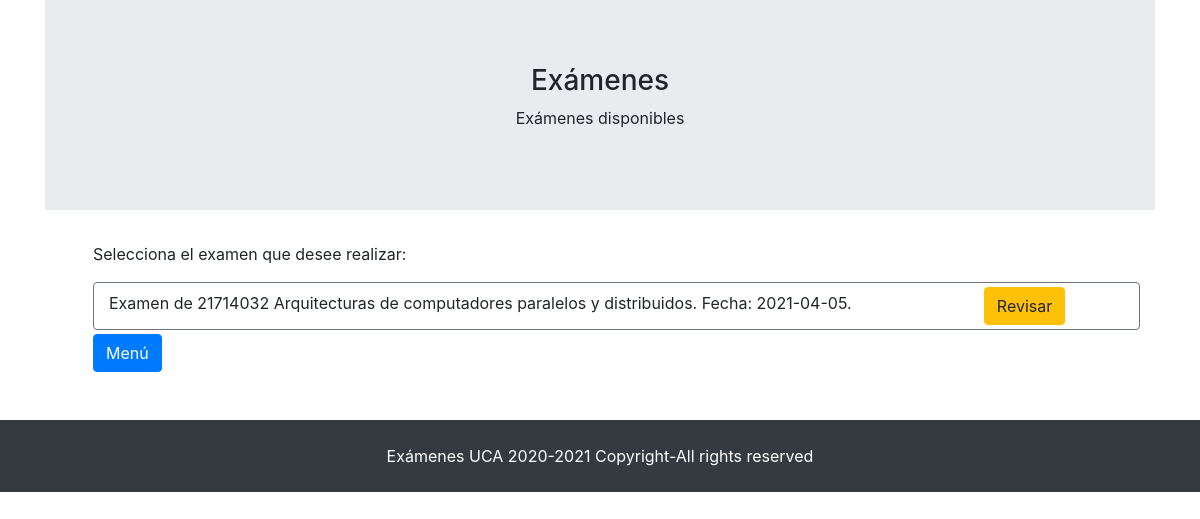
The page /Examen_estudiante.php (signed in) on the database its author committed.
### tables this page shows
CREATE TABLE `examenes` (
  `id_examen` smallint NOT NULL,
  `id_asignatura` varchar(10) NOT NULL,
  `fecha_inicio` date DEFAULT NULL
);

CREATE TABLE `estudiantes_asignaturas` (
  `id_asignatura` varchar(10) NOT NULL,
  `id_estudiante` smallint NOT NULL
);

CREATE TABLE `asignatura` (
  `id_asignatura` varchar(10) NOT NULL,
  `id_grado` smallint NOT NULL,
  `nombre` varchar(100) NOT NULL DEFAULT ''
);

### Examen_estudiante.php (the view, shortened to what this page needs)
<!DOCTYPE html>
<html lang="en">
<head>
    <link rel="stylesheet" href="https://stackpath.bootstrapcdn.com/bootstrap/4.4.1/css/bootstrap.min.css">
</head>
<body>
<?php
    if(!isset($_SESSION['id_usuario']) || $_SESSION['rol'] != 'estudiante'){
        header('Location: login.php');
        exit;
    }
    else
    {
        include('connect.php');
        $id_estudiante = $_SESSION['id_usuario'];
        $Selecion_examen = $_POST['id_examen'];
        if ((!isset($Selecion_examen)))
        {
            print('<div class="container">');
            print('<div class="jumbotron jumbotron-fluid text-center">');
            print('<h3>Exámenes</h3>');
            print('<p>Exámenes disponibles</p>');
            print('</div>');
            print('<div class="container pl-5 text-left">');
            print("<FORM ACTION='Examen_estudiante.php' METHOD='POST'>");
            $consulta_1 =  "select id_asignatura from estudiantes_asignaturas where id_estudiante = '".$id_estudiante."' ";
            $ids_asignatura = mysqli_query ($conexion, $consulta_1) or die ("Fallo al realizar la consulta1");
            $n_filas_1 = mysqli_num_rows($ids_asignatura);
            if($n_filas_1 > 0)
            {
                print("<P>Selecciona el examen que desee realizar: </P>");
                for ($i=0; $i<$n_filas_1; $i++)
                {
                    $resultado_1 = mysqli_fetch_array ($ids_asignatura);
                    $consulta_id_asig_1 = $resultado_1['id_asignatura'];
                    $name_consulta =  "select nombre from asignatura where id_asignatura = '$consulta_id_asig_1'";
                    $name_result = mysqli_query($conexion, $name_consulta) or die("Fallo al realizar la consulta2");
                    $fetched_name = mysqli_fetch_array($name_result);
                    $nombre_asignatura = $fetched_name['nombre'];
                    $fecha_actual = date("Y-m-d");
                    $instruccion_examen = "select * from examenes where id_asignatura='$consulta_id_asig_1' and fecha_inicio <= '$fecha_actual'";
                    $consulta_examen  = mysqli_query ($conexion, $instruccion_examen ) or die ("Fallo al realizar la consulta3");
                $n_filas_examen  = mysqli_num_rows($consulta_examen);
                if ($n_filas_examen  > 0) {
                    for ($j = 0; $j < $n_filas_examen; $j++) {
                        $resultado_examen  = mysqli_fetch_array($consulta_examen);
                        if ($fecha_actual >= $resultado_examen['fecha_inicio']) {
                            $c_ = "select * from examen_calificacion where id_examen = '" . $resultado_examen['id_examen'] . "' and id_estudiante = '$id_estudiante'";
                            $res_c = mysqli_query($conexion, $c_);
                            $num_rows_ = mysqli_num_rows($res_c);
                            if ($num_rows_) {
                                print('<div class="container-fluid border border-secondary rounded mb-1">');
                                print('<div class="row">');
                                print('<div class="col-md-10">');
                                print("<div class='mt-2'>Examen de " . $consulta_id_asig_1 . " " . $nombre_asignatura . ". Fecha: " . $resultado_examen['fecha_inicio'] . ". </div>");
                                print('</div>');
                                print('<div class="col-md-2">');
                                print("<button type='submit' class='btn btn-warning m-1' name='id_examen' value='" . $resultado_examen['id_examen'] . "'>Revisar</button>");
                                print("<br>");
                                print('</div>');
                                print('</div>');
                                print('</div>');
                            }
                        }
                    }
                }
            }
        }
            print("</form>");
            print('<button onclick=location.href="menu_alumno.php" type="button" class="btn btn-primary">Menú</button>');
            print('</div>');
            print('</div>');
        }
    }
    ?>
    <footer class="bg-dark text-center text-white mt-5 relative-bottom">
        <div class="container p-4">Exámenes UCA 2020-2021 Copyright-All rights reserved</div>
    </footer>
</body>
</html>

### rows shown on the page
examenes: id_asignatura.nombre "Arquitecturas de computadores paralelos y distribuidos", fecha_inicio "2021-04-05", $resultado_examen['id_examen'] 1 (drawn)
estudiantes_asignaturas: id_asignatura "21714032"
